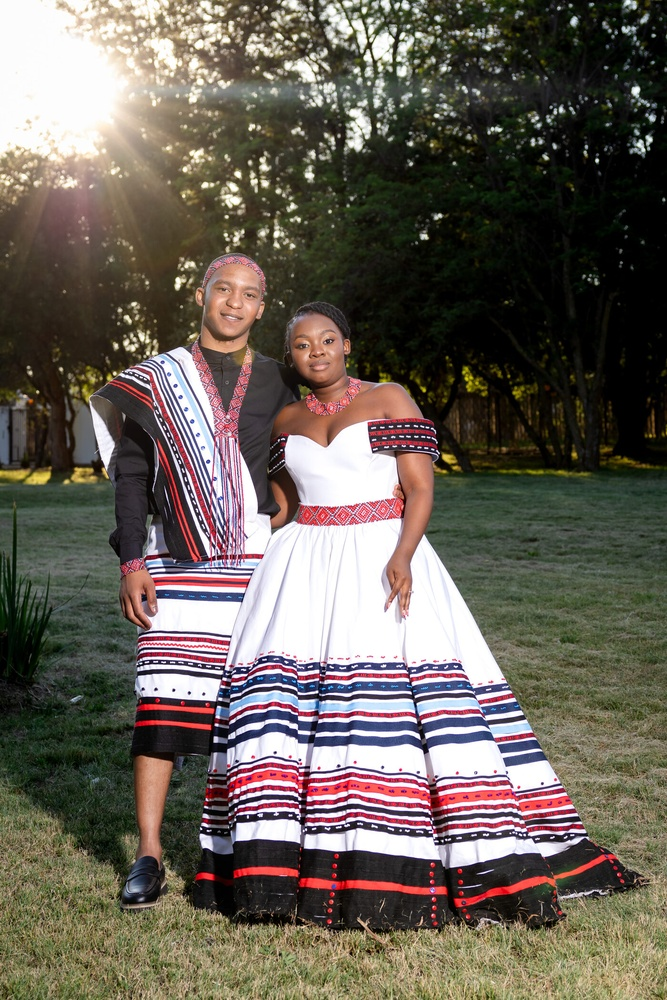
#> input picture assets/photo1.jpg, 667 x 1000 px, shrunk from 1400 x 2100 before the run
$ python crop_faces.py
#> lines starting #> are read from the running program, lines starting #| are printed output that depends on the picture
import cv2

cascade = cv2.CascadeClassifier(cv2.data.haarcascades + 'haarcascade_frontalface_default.xml')

# src -> (dst, target_aspect_w/h)
targets = {
    'assets/photo1.jpg': ('assets/photo1_bg.jpg', 16/9),   # hero (wide)
    'assets/photo3.jpg': ('assets/photo3_bg.jpg', 2.4),    # feature band (very wide)
    'assets/photo7.jpg': ('assets/photo7_bg.jpg', 2.4),    # feature band (very wide)
    'assets/photo5.jpg': ('assets/photo5_bg.jpg', 3/2),    # venue map tile
}

MARGIN = 0.55  # grow the face box by 55% each side

for src, (dst, aspect) in targets.items():
    img = cv2.imread(src)
#> img is the input picture: shape (1000, 667, 3); mean B, G, R 87.3, 97.2, 105.1
    h, w = img.shape[:2]
#> h = 1000; w = 667
    gray = cv2.cvtColor(img, cv2.COLOR_BGR2GRAY)
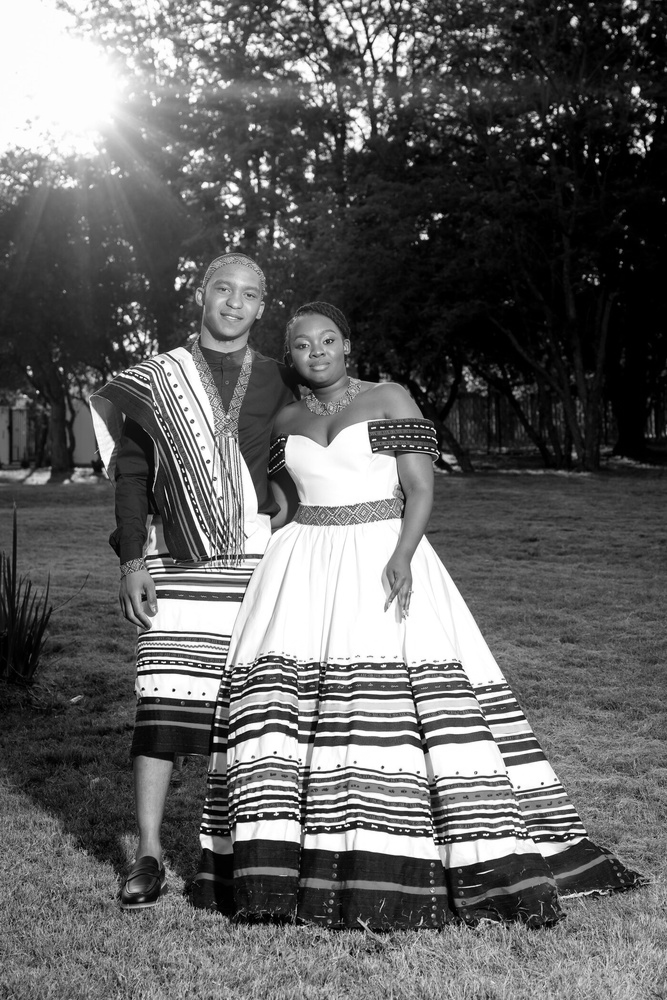
#> gray: shape (1000, 667); min 0, max 255, mean 98.4
    faces = cascade.detectMultiScale(gray, 1.1, 4, minSize=(40, 40))
#> faces = [[200, 264, 71, 71], [284, 317, 67, 67], [262, 368, 183, 183]]

    if len(faces) == 0:
        print(f"{src}: NO FACES -> using full image")
        cv2.imwrite(dst, img)
        continue

    x0 = min(f[0] for f in faces); y0 = min(f[1] for f in faces)
#> after `x0 = min((f[0] for f in faces))`: x0 = 200
#> after `y0 = min((f[1] for f in faces))`: y0 = 264
    x1 = max(f[0]+f[2] for f in faces); y1 = max(f[1]+f[3] for f in faces)
#> after `x1 = max((f[0] + f[2] for f in faces))`: x1 = 445
#> after `y1 = max((f[1] + f[3] for f in faces))`: y1 = 551
    cx, cy = (x0+x1)/2, (y0+y1)/2
#> cx = 322.5; cy = 407.5
    bw, bh = x1-x0, y1-y0
#> bw = 245; bh = 287
    nw, nh = bw*(1+MARGIN), bh*(1+MARGIN)
#> nw = 379.8; nh = 444.9

    # enforce target aspect ratio
    if nw/nh < aspect:
        nw = nh*aspect
#> nw = 790.8
    else:
        nh = nw/aspect

    # center then clamp inside the image
    nx0, ny0 = cx-nw/2, cy-nh/2
#> nx0 = -72.92; ny0 = 185.1
    nx0 = max(0, min(nx0, w-nw))
#> nx0 = 0
    ny0 = max(0, min(ny0, h-nh))
    nx0, ny0 = int(round(nx0)), int(round(ny0))
#> ny0 = 185
    nw, nh = int(round(nw)), int(round(nh))
#> nw = 791; nh = 445

    crop = img[ny0:ny0+nh, nx0:nx0+nw]
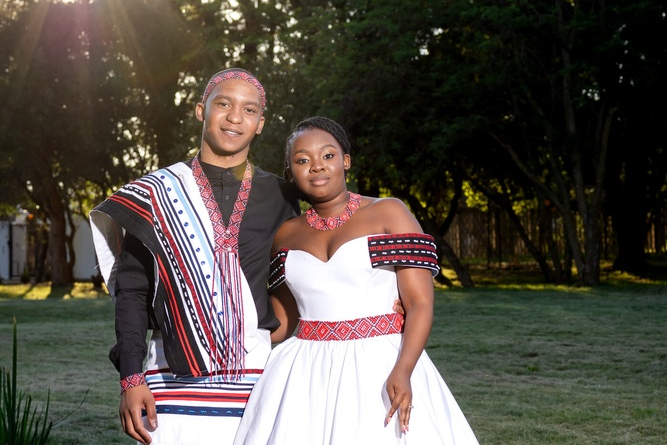
#> crop: shape (445, 667, 3); mean B, G, R 71.4, 79.7, 87.1
    cv2.imwrite(dst, crop)
    print(f"{src}: {len(faces)} face(s) -> crop {crop.shape[1]}x{crop.shape[0]} -> {dst}")
#| assets/photo1.jpg: 3 face(s) -> crop 667x445 -> assets/photo1_bg.jpg
#> pass 2 of the loop `for src, (dst, aspect) in targets.items():`:
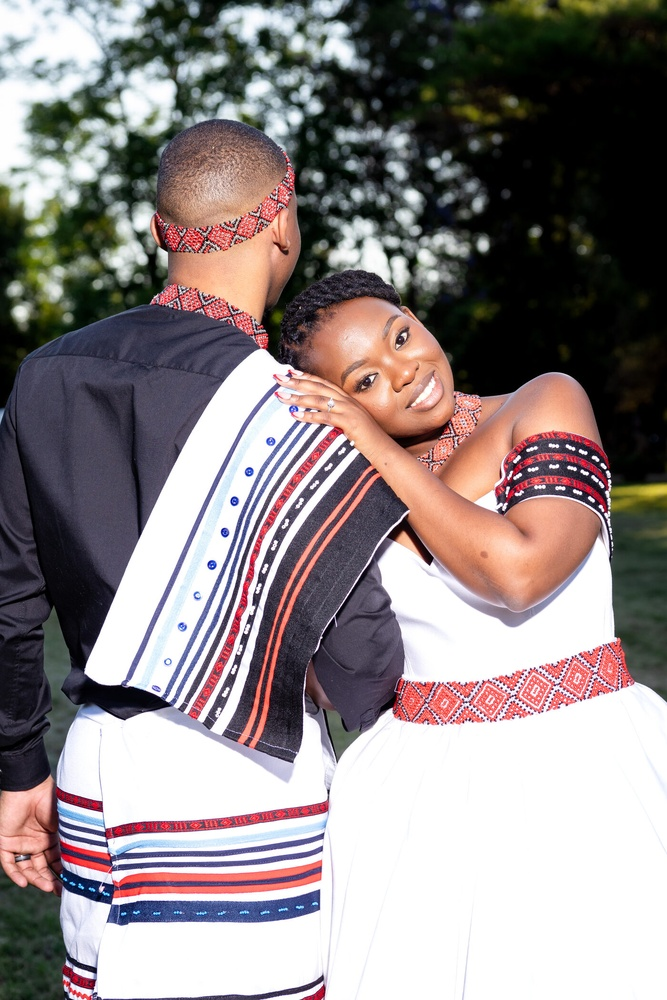
#> input picture assets/photo3.jpg, 667 x 1000 px, shrunk from 1400 x 2100 before the run
#> img is the input picture: shape (1000, 667, 3); mean B, G, R 133.5, 133.3, 142.6
#> `gray = cv2.cvtColor(img, cv2.COLOR_BGR2GRAY)`:
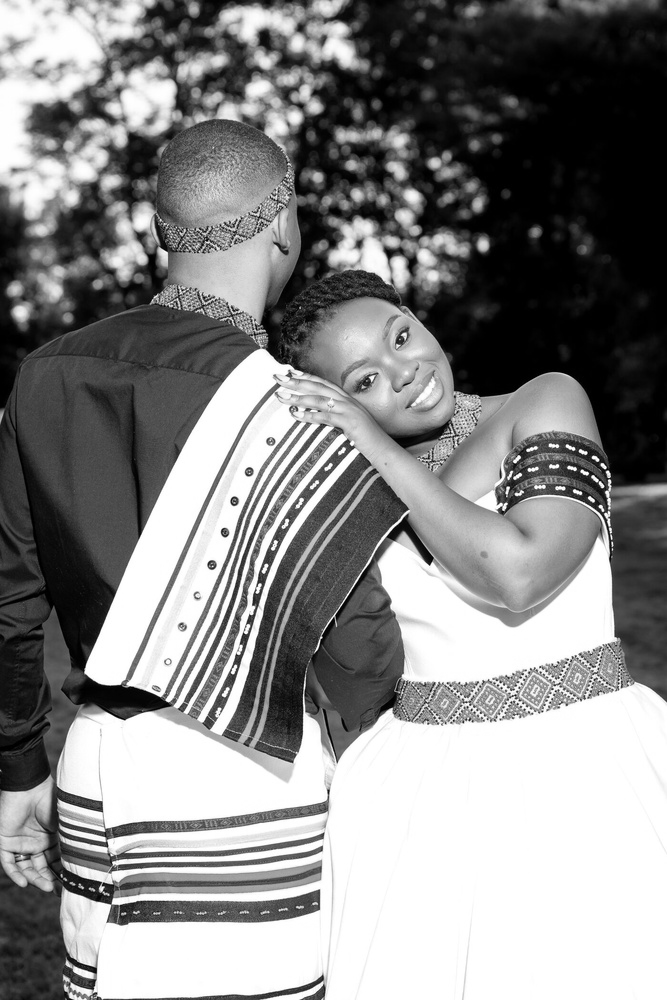
#> gray: shape (1000, 667); min 0, max 255, mean 136.1
#> faces = [[26, 596, 309, 309]]
#> x0 = 26
#> y0 = 596
#> x1 = 335
#> y1 = 905
#> cx = 180.5; cy = 750.5
#> bw = 309
#> `nw, nh = bw*(1+MARGIN), bh*(1+MARGIN)`: nw = 478.9
#> `nw = nh*aspect`: nw = 1149.5
#> `nx0, ny0 = cx-nw/2, cy-nh/2`: nx0 = -394.2; ny0 = 511
#> `nx0 = max(0, min(nx0, w-nw))`: nx0 = 0
#> `nw, nh = int(round(nw)), int(round(nh))`: nw = 1149; nh = 479
#> `crop = img[ny0:ny0+nh, nx0:nx0+nw]`:
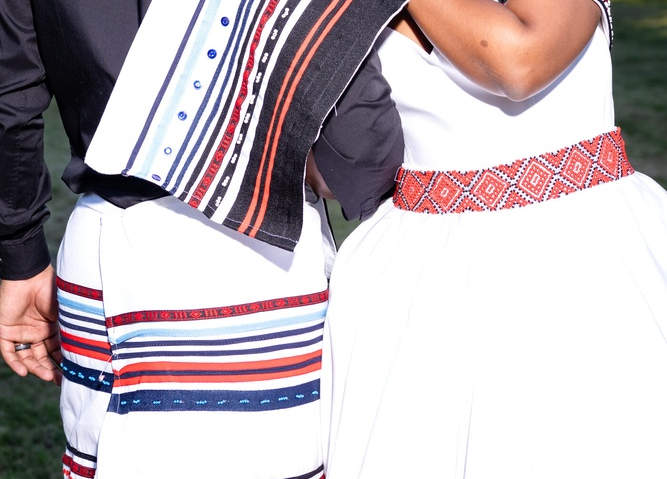
#> crop: shape (479, 667, 3); mean B, G, R 184.1, 179.5, 190.6
#| assets/photo3.jpg: 1 face(s) -> crop 667x479 -> assets/photo3_bg.jpg
#> pass 3 of the loop `for src, (dst, aspect) in targets.items():`:
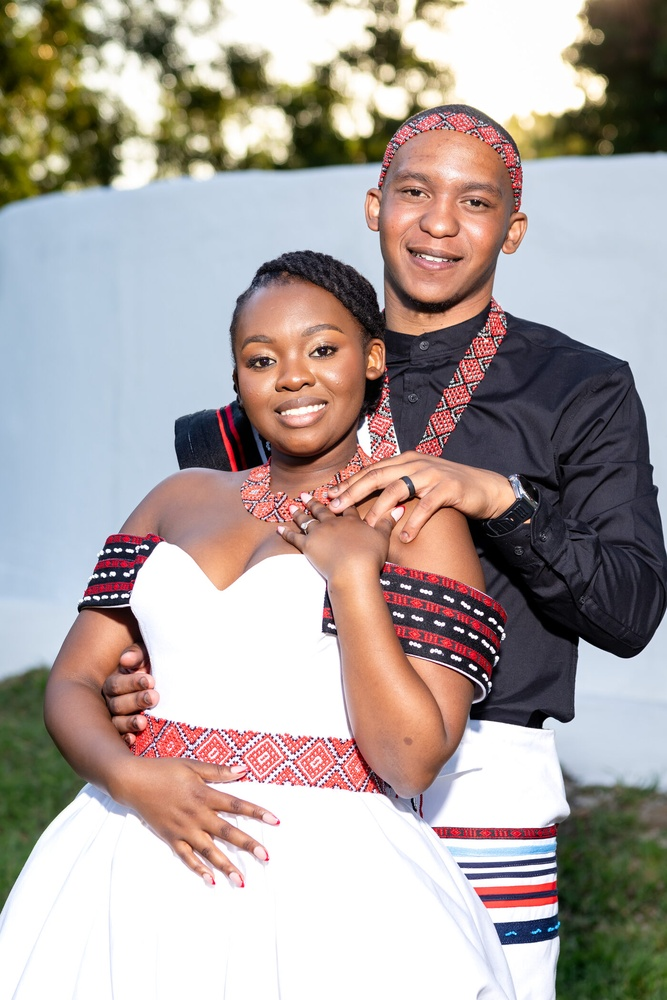
#> input picture assets/photo7.jpg, 667 x 1000 px, shrunk from 1400 x 2100 before the run
#> img is the input picture: shape (1000, 667, 3); mean B, G, R 158, 162, 172.5
#> `gray = cv2.cvtColor(img, cv2.COLOR_BGR2GRAY)`:
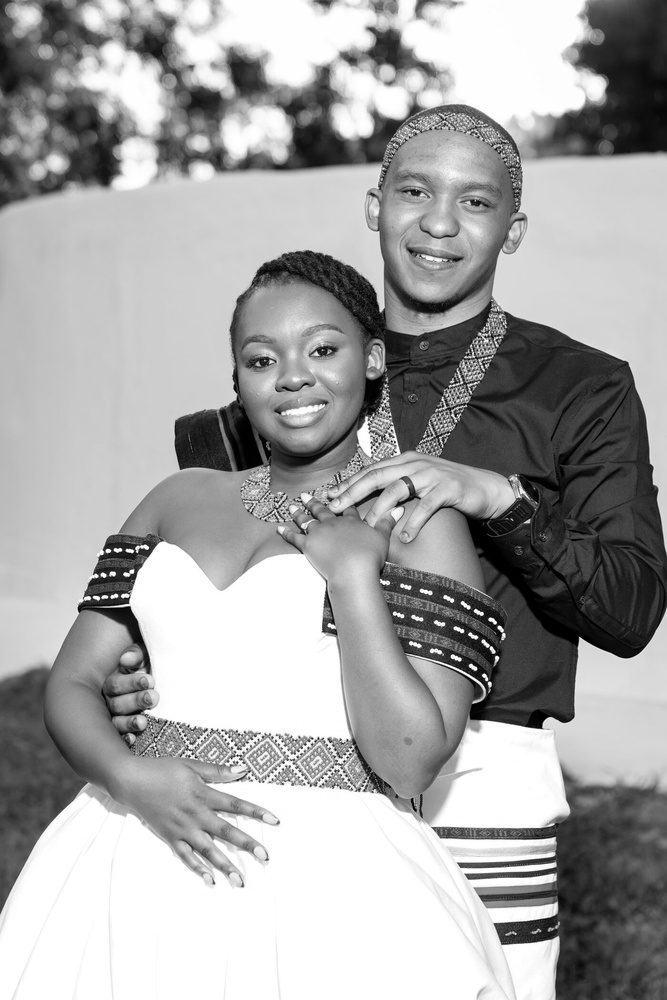
#> gray: shape (1000, 667); min 0, max 255, mean 164.7
#> faces = [[365, 138, 154, 154], [226, 299, 142, 142]]
#> x0 = 226
#> y0 = 138
#> x1 = 519
#> y1 = 441
#> cx = 372.5; cy = 289.5
#> bw = 293; bh = 303
#> `nw, nh = bw*(1+MARGIN), bh*(1+MARGIN)`: nw = 454.2; nh = 469.7
#> `nw = nh*aspect`: nw = 1127.2
#> `nx0, ny0 = cx-nw/2, cy-nh/2`: nx0 = -191.1; ny0 = 54.67
#> `nx0 = max(0, min(nx0, w-nw))`: nx0 = 0
#> `nx0, ny0 = int(round(nx0)), int(round(ny0))`: ny0 = 55
#> `nw, nh = int(round(nw)), int(round(nh))`: nw = 1127; nh = 470
#> `crop = img[ny0:ny0+nh, nx0:nx0+nw]`:
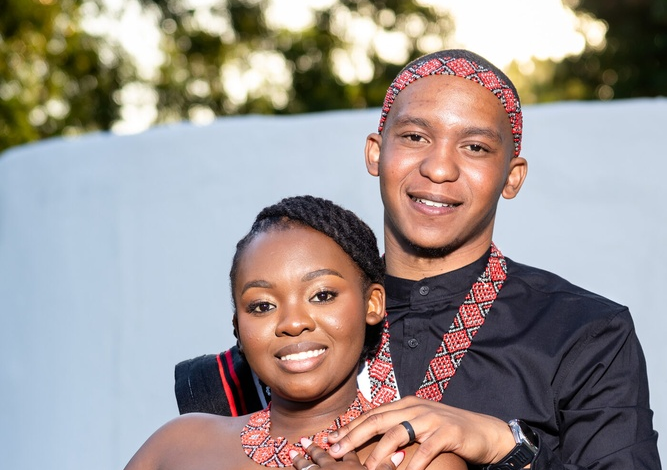
#> crop: shape (470, 667, 3); mean B, G, R 145.5, 149, 157.6
#| assets/photo7.jpg: 2 face(s) -> crop 667x470 -> assets/photo7_bg.jpg
#> the loop made 4 passes; the first 3 are shown
